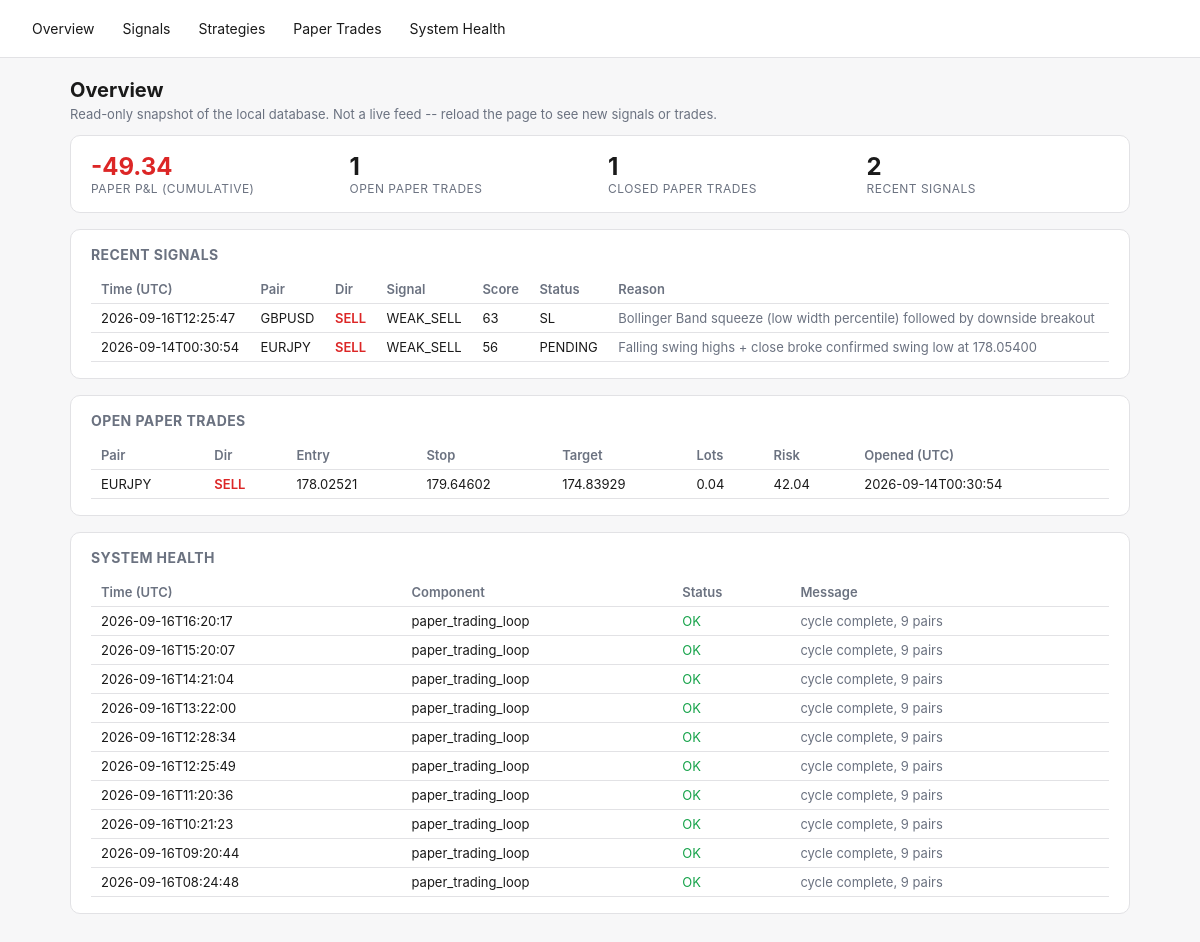
Before: / with the older database file.
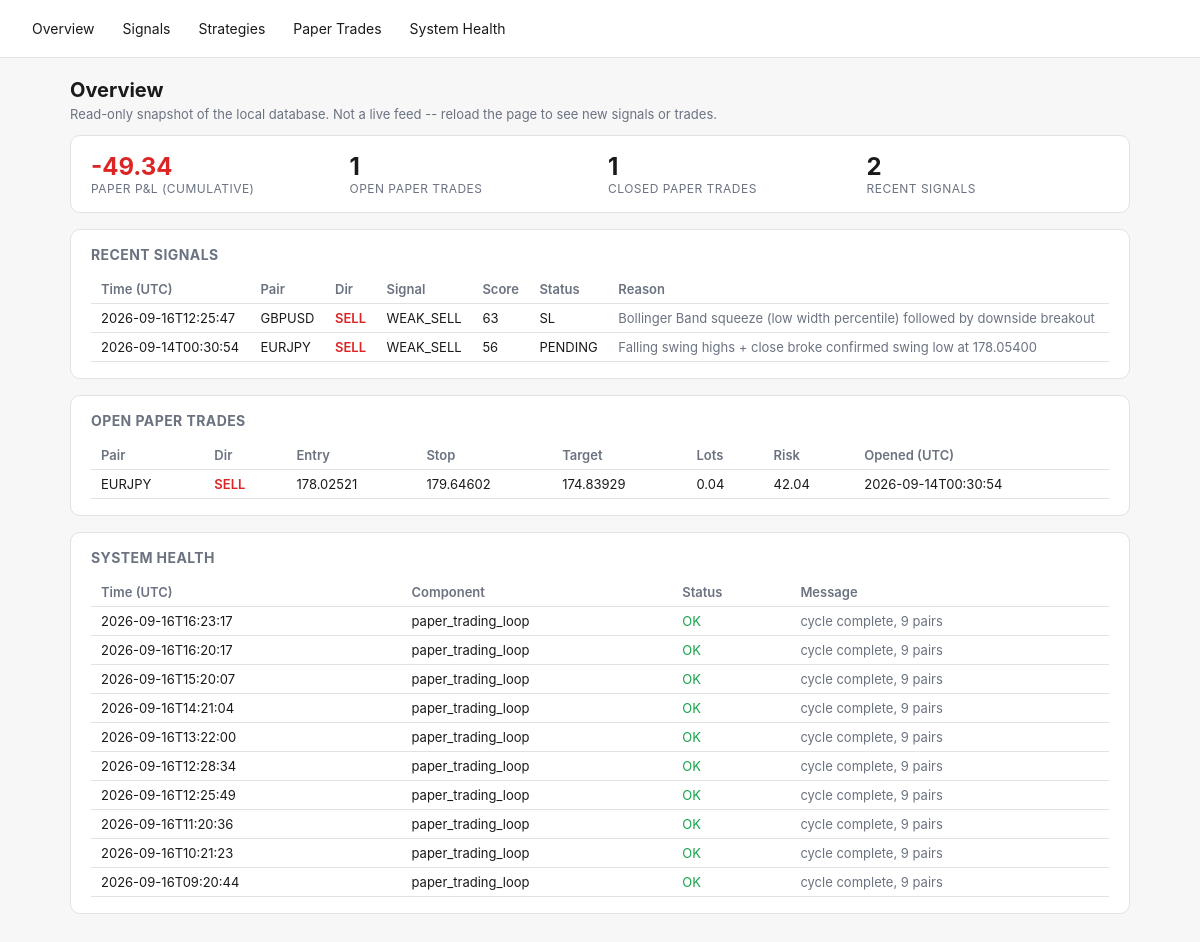
After: the same page with the newer database file.
### tables this page shows
CREATE TABLE signal_outcomes (
    signal_id TEXT PRIMARY KEY REFERENCES signals(id),
    resolved_at TEXT,
    outcome TEXT,          -- TP | SL | EXPIRED | INVALIDATED
    exit_price REAL,
    pnl_r REAL
);

CREATE TABLE signals (
    id TEXT PRIMARY KEY,
    pair TEXT NOT NULL,
    direction TEXT NOT NULL,
    overall_signal TEXT NOT NULL,
    score REAL NOT NULL,
    entry_low REAL, entry_high REAL, stop_loss REAL,
    take_profit_1 REAL, take_profit_2 REAL,
    spread_pips REAL,
    regime TEXT,
    strategies_agree_json TEXT,
    reason TEXT,
    status TEXT NOT NULL DEFAULT 'PENDING',
    created_at TEXT NOT NULL
, timeframe TEXT NOT NULL DEFAULT 'H4');

CREATE TABLE paper_trades (
    id INTEGER PRIMARY KEY AUTOINCREMENT,
    signal_id TEXT REFERENCES signals(id),
    pair TEXT NOT NULL,
    direction TEXT NOT NULL,
    entry_time TEXT NOT NULL,
    entry_price REAL NOT NULL,
    stop_loss REAL NOT NULL,
    take_profit REAL NOT NULL,
    lots REAL,                 -- position size at entry (fx_engine.position_sizing), if it could be computed
    risk_amount REAL,          -- dollar amount risked at entry, lots * stop_distance * pip_value
    exit_time TEXT,
    exit_price REAL,
    exit_reason TEXT,
    pnl_r REAL,
    pnl_amount REAL,           -- real dollar P&L = pnl_r * risk_amount (NULL if risk_amount unknown)
    created_at TEXT NOT NULL
, timeframe TEXT NOT NULL DEFAULT 'H4');

CREATE TABLE system_health (
    id INTEGER PRIMARY KEY AUTOINCREMENT,
    component TEXT NOT NULL,
    status TEXT NOT NULL,       -- OK | WARN | ERROR
    message TEXT,
    checked_at TEXT NOT NULL
);

### fx_engine/dashboard.py (the view)
    @app.route("/")
    def overview():
        d = get_db()
        signals = d.recent_signals(limit=10)
        health = d.recent_health(limit=10)
        open_trades = d.open_paper_trades()
        curve = d.paper_equity_curve()
        latest_equity = curve[-1]["cumulative"] if curve else 0.0
        return render_template(
            "overview.html", signals=signals, health=health, open_trades=open_trades,
            latest_equity=latest_equity, total_closed=len(curve),
        )

### fx_engine/db.py (called while the page is built)
    @contextmanager
    def _conn(self):
        conn = sqlite3.connect(self.path)
        conn.row_factory = sqlite3.Row
        try:
            yield conn
            conn.commit()
        finally:
            conn.close()

    def open_paper_trades(self) -> list[dict]:
        with self._conn() as conn:
            rows = conn.execute("SELECT * FROM paper_trades WHERE exit_time IS NULL").fetchall()
        return [dict(r) for r in rows]

    def recent_signals(self, limit: int = 50) -> list[dict]:
        with self._conn() as conn:
            rows = conn.execute(
                """SELECT s.*, o.outcome, o.pnl_r AS outcome_pnl_r, o.exit_price AS outcome_exit_price
                   FROM signals s LEFT JOIN signal_outcomes o ON o.signal_id = s.id
                   ORDER BY s.created_at DESC LIMIT ?""",
                (limit,),
            ).fetchall()
        return [dict(r) for r in rows]

    def paper_equity_curve(self) -> list[dict]:
        with self._conn() as conn:
            rows = conn.execute(
                """SELECT exit_time, pnl_amount FROM paper_trades
                   WHERE exit_time IS NOT NULL AND pnl_amount IS NOT NULL
                   ORDER BY exit_time ASC"""
            ).fetchall()
        cumulative = 0.0
        curve = []
        for r in rows:
            cumulative += r["pnl_amount"]
            curve.append({"exit_time": r["exit_time"], "pnl_amount": r["pnl_amount"], "cumulative": cumulative})
        return curve

    def recent_health(self, limit: int = 50) -> list[dict]:
        with self._conn() as conn:
            rows = conn.execute(
                "SELECT * FROM system_health ORDER BY id DESC LIMIT ?", (limit,),
            ).fetchall()
        return [dict(r) for r in rows]

### fx_engine/templates/overview.html (shortened to what this page needs)
{% extends "base.html" %}
{% block content %}
<h1>Overview</h1>
<p class="lede">Read-only snapshot of the local database. Not a live feed -- reload the page to see new signals or trades.</p>
<div class="card stat-row">
  <div class="stat">
    <div class="value" style="color:{{ 'var(--green)' if latest_equity >= 0 else 'var(--red)' }}">{{ "%.2f"|format(latest_equity) }}</div>
    <div class="label">Paper P&amp;L (cumulative)</div>
  </div>
  <div class="stat"><div class="value">{{ open_trades|length }}</div><div class="label">Open paper trades</div></div>
  <div class="stat"><div class="value">{{ total_closed }}</div><div class="label">Closed paper trades</div></div>
  <div class="stat"><div class="value">{{ signals|length }}</div><div class="label">Recent signals</div></div>
</div>
<div class="card">
  <h2>Recent Signals</h2>
  <div class="overflow">
  <table>
    <tr><th>Time (UTC)</th><th>Pair</th><th>Dir</th><th>Signal</th><th>Score</th><th>Status</th><th>Reason</th></tr>
    {% for s in signals %}
    <tr>
      <td>{{ s.created_at[:19] }}</td>
      <td>{{ s.pair }}</td>
      <td class="{{ 'buy' if s.direction=='BUY' else 'sell' }}">{{ s.direction }}</td>
      <td>{{ s.overall_signal }}</td>
      <td>{{ "%.0f"|format(s.score) }}</td>
      <td>{{ s.status }}</td>
      <td class="muted">{{ s.reason }}</td>
    </tr>
    {% else %}
    <tr><td colspan="7" class="muted">No signals yet -- run `python -m fx_engine.main signal-once` or `paper`.</td></tr>
    {% endfor %}
  </table>
  </div>
</div>
<div class="card">
  <h2>Open Paper Trades</h2>
  <div class="overflow">
  <table>
    <tr><th>Pair</th><th>Dir</th><th>Entry</th><th>Stop</th><th>Target</th><th>Lots</th><th>Risk</th><th>Opened (UTC)</th></tr>
    {% for t in open_trades %}
    <tr>
      <td>{{ t.pair }}</td>
      <td class="{{ 'buy' if t.direction=='BUY' else 'sell' }}">{{ t.direction }}</td>
      <td>{{ "%.5f"|format(t.entry_price) }}</td>
      <td>{{ "%.5f"|format(t.stop_loss) }}</td>
      <td>{{ "%.5f"|format(t.take_profit) }}</td>
      <td>{{ t.lots if t.lots is not none else "-" }}</td>
      <td>{{ "%.2f"|format(t.risk_amount) if t.risk_amount is not none else "-" }}</td>
      <td>{{ t.entry_time[:19] }}</td>
    </tr>
    {% else %}
    <tr><td colspan="8" class="muted">No open paper trades.</td></tr>
    {% endfor %}
  </table>
  </div>
</div>
<div class="card">
  <h2>System Health</h2>
  <div class="overflow">
  <table>
    <tr><th>Time (UTC)</th><th>Component</th><th>Status</th><th>Message</th></tr>
    {% for h in health %}
    <tr>
      <td>{{ h.checked_at[:19] }}</td>
      <td>{{ h.component }}</td>
      <td class="{{ 'ok' if h.status=='OK' else ('warn' if h.status=='WARN' else 'error') }}">{{ h.status }}</td>
      <td class="muted">{{ h.message }}</td>
    </tr>
    {% else %}
    <tr><td colspan="4" class="muted">No health checks logged yet.</td></tr>
    {% endfor %}
  </table>
  </div>
</div>
{% endblock %}

### fx_engine/templates/base.html (shortened to what this page needs)
<!doctype html>
<html lang="en">
<head>
</head>
<body>
<nav>
  <a href="{{ url_for('overview') }}">Overview</a>
  <a href="{{ url_for('signals_page') }}">Signals</a>
  <a href="{{ url_for('strategies_page') }}">Strategies</a>
  <a href="{{ url_for('paper_trades_page') }}">Paper Trades</a>
  <a href="{{ url_for('health_page') }}">System Health</a>
</nav>
<main>
{% block content %}{% endblock %}
</main>
</body>
</html>

### fx_engine/templates/base.html (style rules this page uses)
:root { --bg:#f7f7f8; --fg:#1a1a1a; --card:#ffffff; --border:#e2e2e5; --accent:#2563eb; --green:#16a34a; --red:#dc2626; --amber:#d97706; --muted:#6b7280; }
* { box-sizing: border-box; }
body { margin:0; font-family:-apple-system,BlinkMacSystemFont,"Segoe UI",sans-serif; background:var(--bg); color:var(--fg); }
nav { display:flex; gap:4px; padding:12px 20px; border-bottom:1px solid var(--border); background:var(--card); flex-wrap:wrap; }
nav a { color:var(--fg); text-decoration:none; padding:8px 12px; border-radius:6px; font-size:14px; }
main { padding:20px; max-width:1100px; margin:0 auto; }
.card { background:var(--card); border:1px solid var(--border); border-radius:10px; padding:16px 20px; margin-bottom:16px; }
table { width:100%; border-collapse:collapse; font-size:13px; }
th, td { text-align:left; padding:6px 10px; border-bottom:1px solid var(--border); white-space:nowrap; }
th { color:var(--muted); font-weight:600; }
.sell { color:var(--red); font-weight:600; }
.ok { color:var(--green); }
.muted { color:var(--muted); }
.stat-row { display:flex; gap:16px; flex-wrap:wrap; }
.stat { flex:1; min-width:140px; }
.stat .value { font-size:24px; font-weight:700; }
.stat .label { font-size:12px; color:var(--muted); text-transform:uppercase; letter-spacing:.04em; }
h1 { font-size:20px; margin:0 0 4px; }
h2 { font-size:14px; margin:0 0 12px; color:var(--muted); text-transform:uppercase; letter-spacing:.03em; }
p.lede { color:var(--muted); font-size:13px; margin-top:0; }
.overflow { overflow-x:auto; }

Changed rows visible on the page:
no longer on this page (row unchanged): system_health: checked_at "2026-09-16T08:24:48", component "paper_trading_loop", status "OK", message "cycle complete, 9 pairs"
added system_health: checked_at "2026-09-16T16:23:17", component "paper_trading_loop", status "OK", message "cycle complete, 9 pairs"
